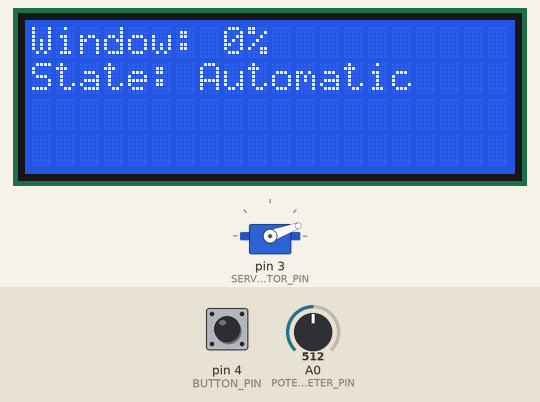
A program run on a simulated Arduino Uno, built with avr-gcc and run on an emulated ATmega328P. On the bench: servo, 20×4 character LCD. Inputs (shaded band) come from the test bench; at power-on: pin 4 (BUTTON_PIN) LOW, A0 (POTENTIOMETER_PIN) = 512. What the program prints to the serial monitor is not drawn.

Above: at 1.2 s.
1.3 s: pin 4 (BUTTON_PIN) pulled HIGH for 1 s
At 1.53 s:
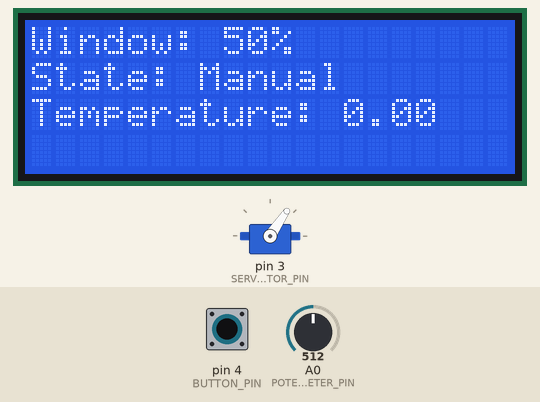
3.8 s: pin 4 (BUTTON_PIN) pulled HIGH for 0.15 s
5.4 s: A0 (POTENTIOMETER_PIN) set to 716
At 6.7 s:
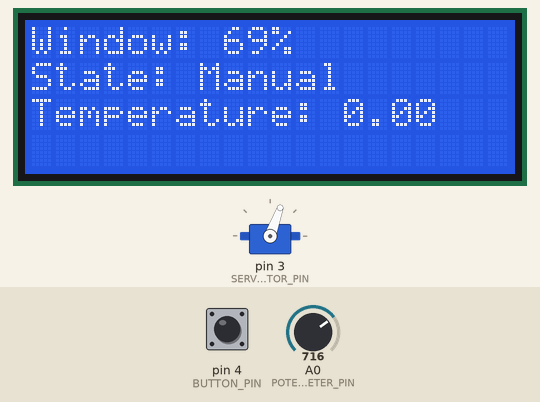
7.0 s: A0 (POTENTIOMETER_PIN) set to 900
At 8.1 s:
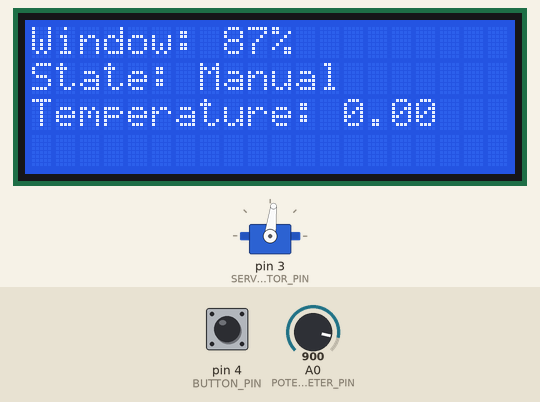
8.6 s: pin 4 (BUTTON_PIN) pulled HIGH for 0.15 s
At 9.1 s:
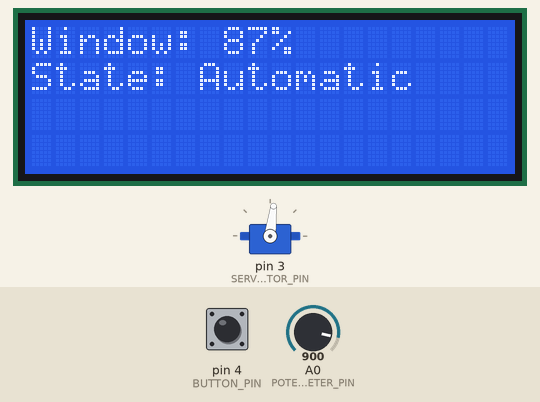
10.2 s: pin 4 (BUTTON_PIN) pulled HIGH for 3.2 s
At 14.0 s:
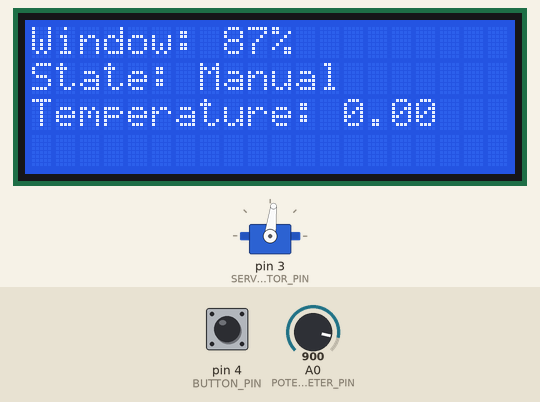
Timing chart, 0 to 15.5 s (numbered marks = the images above; inputs shaded):
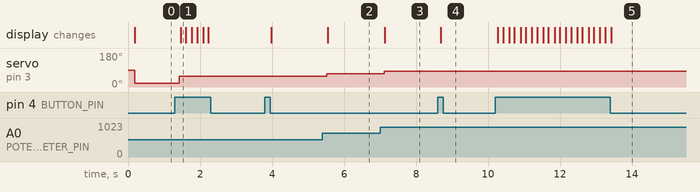

Measured:
- after the input at 1.3 s, servo on pin 3 (SERVOMOTOR_PIN): 20° → 56° after 0.12 s; the display: changes after 0.16 s (image 1)
- after the input at 5.4 s, servo on pin 3 (SERVOMOTOR_PIN): 56° → 70° after 0.12 s; the display: changes after 0.15 s (image 2)
- after the input at 7.0 s, servo on pin 3 (SERVOMOTOR_PIN): 70° → 83° after 0.12 s; the display: changes after 0.13 s (image 3)
- after the input at 8.6 s, the display: changes after 0.09 s (image 4)
- after the input at 10.2 s, the display: changes after 0.08 s (image 5)

The program:

main.cpp
```cpp
#include <Arduino.h>
#include "kernel/scheduler.h"
#include "tasks/windowControllingTask.h"
#include "tasks/communicationsTask.h"
#include "controller/systemController.h"

#include "config.h"

Scheduler sched;
Controller contr;

void setup() {

    Serial.begin(9600);

    sched.init(50);

    contr.init();

    Task *windowControllingTask =
        new WindowControllingTask(&contr, SERVOMOTOR_PIN, POTENTIOMETER_PIN, BUTTON_PIN);
    windowControllingTask->init(150);
    sched.addTask(windowControllingTask);

    Task *commTask = new CommunicationsTask(&contr);
    commTask->init(200);
    sched.addTask(commTask);
}

void loop() {
    sched.schedule();
}
```

systemController.h
```cpp
#pragma once

/**
 * This class is the mediator between the window controlling task and the
 * communication task. It also represents a temporary snapshot of the current
 * state (temperature, window opening, tasks states) of the subsystem.
 */
class Controller {

public:
    void init();
    void setCurrTemp(float temp);
    float getCurrTemp();
    void setCurrOpening(int perc);
    int getCurrOpening();
    void setStateManual();
    void setStateAutomatic();
    bool isStateManual();
    bool isStateAutomatic();
    bool hasStateChanged(); // To check if the current state has changed in last update

private:
    float currTemp;
    int currOpeningPerc;
    bool isCurrStateManual;
    bool isCurrStateAutomatic;
    bool stateHasChanged;

};
```

analogInputDevice.h
```cpp
#pragma once

class AnalogInputDevice {

public:
    virtual float readValue() = 0;

};
```

pushDevice.h
```cpp
#pragma once

class PushDevice {

public:
    virtual bool isPressed() = 0;

};
```

window.h
```cpp
#pragma once

class Window {

public:
    virtual void open(int percentage) = 0;

};
```

button.h
```cpp
#pragma once

#include "devices/pushDevice.h"

class Button : public PushDevice {

public:
    Button(int pin);
    bool isPressed();

private:
    int pin;

};
```

potentiometer.h
```cpp
#pragma once

#include "devices/analogInputDevice.h"

class Potentiometer : public AnalogInputDevice {

public:
    Potentiometer(int pin);
    float readValue();

private:
    int pin;

};
```

servoMotor.h
```cpp
#pragma once

#include "devices/window.h"
#include "ServoTimer2.h"

#define OPEN 180
#define CLOSE 90
#define REVERSE 0

class ServoMotor : public Window {

public:
    ServoMotor(int pin);
    void open(int percentage);  // 0% = 0 gr, 100% = 90 gr

private:
    int pin;
    ServoTimer2 motor;
    void setPosition(int angle);

};
```

memCheck.h
```cpp
#pragma once

int freeRam();

void display_freeram();
```

msgService.h
```cpp
#pragma once

#include <Arduino.h>
#include "msgPrefixes.h"

/* ======= Message class ======= */
class Msg {
  String content;

public:
  Msg(String content){
    this->content = content;
  }

  String getContent() const {
    return content;
  }
};

class Pattern {
public:
  virtual boolean match(const Msg& m) = 0;
};

/* ======= Messages Handler ======= */
class MsgServiceClass {

public:

  Msg* currentMsg;
  bool msgAvailable;

  void init();

  bool isMsgAvailable();
  Msg* receiveMsg();

  bool isMsgAvailable(Pattern& pattern);

  /* note: message deallocation is responsibility of the client */
  Msg* receiveMsg(Pattern& pattern);

  void sendMsg(const String &msg);

};

extern MsgServiceClass MsgService;
```

scheduler.h
```cpp
#pragma once

#include "task.h"
#include "timer.h"

#define MAX_TASKS 10

class Scheduler {

    int basePeriod;
    int nTasks;
    Task *taskList[MAX_TASKS];
    Timer timer;

public:
    void init(int basePeriod);
    virtual bool addTask(Task *task);
    virtual void schedule();

};
```

task.h
```cpp
#pragma once

class Task {
    int myPeriod;
    int timeElapsed;

public:
    virtual void init(int period) {
        myPeriod = period;
        timeElapsed = 0;
    }

    virtual void tick() = 0;

    bool updateAndCheckTime(int basePeriod) {
        timeElapsed += basePeriod;
        if (timeElapsed >= myPeriod) {
            timeElapsed = 0;
            return true;
        }
        return false;
    }
};
```

timer.h
```cpp
#pragma once

class Timer {

public:
    Timer();
    void setupFreq(int freq);
    void setupPeriod(int period);
    void waitForNextTick();

};
```

msgPrefixes.h
```cpp
/* ====================== Communication Message Prefixes ======================*/

#define LOG_PREF "lo"                           // Use to log messages
#define WINDOW_PREF "wi"                        // Use to communicate window opening percentage
#define TEMP_PREF "te"                          // Use to communicate current temperature
#define STATE_PREF "st"                         // Use to communicate current state
#define STATE_AUTO (STATE_PREF ":aut")
#define STATE_MAN (STATE_PREF ":man")
```

communicationsTask.h
```cpp
#pragma once
#include "kernel/task.h"
#include "controller/systemController.h"

class CommunicationsTask : public Task {

public:
    CommunicationsTask(Controller *controller);
    void init(int period);
    void tick();

private:
    Controller *controller;

    void handleManual();
    void handleAutomatic();

};
```

windowControllingTask.h
```cpp
#pragma once

#include "kernel/task.h"
#include "hardware/servoMotor.h"
#include "hardware/potentiometer.h"
#include "hardware/button.h"
#include "hardware/lcd.h"
#include "controller/systemController.h"
#include <Arduino.h>

class WindowControllingTask : public Task {

public:
    WindowControllingTask(Controller *controller, int motorPin, int potPin, int buttonPin);
    void init(int period);
    void tick();

private:
    Controller *controller;
    Window *window;
    Potentiometer* pot;
    Button* button;
    UserLCD *lcd;
    enum windowState { AUTOMATIC, MANUAL } state;

    void changeState();
    void setState(windowState s);

private:
    void openWindowManual();
    void openWindowAutomatic();
    void displayMsg();

};
```

systemController.cpp
```cpp
#include "controller/systemController.h"

void Controller::init() {
    setStateAutomatic();
}

void Controller::setCurrTemp(float temp) {
    this->currTemp = temp;
}

float Controller::getCurrTemp() {
    return this->currTemp;
}

void Controller::setCurrOpening(int perc) {
    this->currOpeningPerc = perc;
}

int Controller::getCurrOpening() {
    return this->currOpeningPerc;
}

void Controller::setStateAutomatic() {
    this->isCurrStateAutomatic = true;
    this->isCurrStateManual = false;
    this->stateHasChanged = true;
}

void Controller::setStateManual() {
    this->isCurrStateManual = true;
    this->isCurrStateAutomatic = false;
    this->stateHasChanged = true;
}

bool Controller::isStateAutomatic() {
    return this->isCurrStateAutomatic;
}

bool Controller::isStateManual() {
    return this->isCurrStateManual;
}

bool Controller::hasStateChanged() {
    if (stateHasChanged) {
        stateHasChanged = false;
        return true;
    }
    return stateHasChanged;
}
```

button.cpp
```cpp
#include "hardware/button.h"
#include <Arduino.h>

Button::Button(int pin) {
    this->pin = pin;
    pinMode(pin, INPUT);
}

bool Button::isPressed() {
    return digitalRead(pin) == HIGH;
}
```

potentiometer.cpp
```cpp
#include "hardware/potentiometer.h"
#include <Arduino.h>

Potentiometer::Potentiometer(int pin) {
    this->pin = pin;
}

float Potentiometer::readValue() {
    int value = analogRead(pin);
    return value;
}
```

servoMotor.cpp
```cpp
#include "hardware/servoMotor.h"
#include <Arduino.h>

ServoMotor::ServoMotor(int pin) {
    this->pin = pin;
    motor.attach(pin);
}

void ServoMotor::open(int percentage) {
    float angle = (90.0 * percentage) / 100;
    setPosition(angle);
}

void ServoMotor::setPosition(int angle) {
    float coeff = (2250.0-750.0)/180;
    motor.write(750 + angle*coeff);
}
```

memCheck.cpp
```cpp
#include "kernel/memCheck.h"
#include "kernel/msgService.h"

int freeRam() {

  extern int __heap_start,*__brkval;

  int v;

  return (int)&v - (__brkval == 0

    ? (int)&__heap_start : (int) __brkval);

}

void display_freeram() {
    MsgService.sendMsg("- SRAM left: ");
    char *buf;
    buf = (char *)malloc(sizeof(*buf) * (10));
    sprintf(buf, "%d", freeRam());
    MsgService.sendMsg(buf);
    free(buf);
}
```

msgService.cpp
```cpp
#include <Arduino.h>
#include "kernel/msgService.h"

String content;

MsgServiceClass MsgService;

bool MsgServiceClass::isMsgAvailable(){
  return msgAvailable;
}

Msg* MsgServiceClass::receiveMsg(){
  if (msgAvailable){
    Msg* msg = currentMsg;
    msgAvailable = false;
    currentMsg = NULL;
    content = "";
    return msg;
  } else {
    return NULL;
  }
}

void MsgServiceClass::init(){
  Serial.begin(115200);
  content.reserve(256);
  content = "";
  currentMsg = NULL;
  msgAvailable = false;
}

void MsgServiceClass::sendMsg(const String &msg){
  Serial.println(msg);
}

void serialEvent() {
  /* reading the content */
  while (Serial.available()) {
    char ch = (char) Serial.read();
    if (ch == '\n'){
      if (MsgService.currentMsg != NULL) {
        delete MsgService.currentMsg;
      }
      MsgService.currentMsg = new Msg(content);
      MsgService.msgAvailable = true;
    } else {
      content += ch;
    }
  }
}

bool MsgServiceClass::isMsgAvailable(Pattern& pattern){
  return (msgAvailable && pattern.match(*currentMsg));
}

Msg* MsgServiceClass::receiveMsg(Pattern& pattern){
  if (msgAvailable && pattern.match(*currentMsg)){
    Msg* msg = currentMsg;
    msgAvailable = false;
    currentMsg = NULL;
    content = "";
    return msg;
  } else {
    return NULL;
  }
}
```

scheduler.cpp
```cpp
#include "kernel/scheduler.h"
#include <Arduino.h>

void Scheduler::init(int basePeriod) {
    this->basePeriod = basePeriod;
    timer.setupPeriod(basePeriod);
    nTasks = 0;
}

bool Scheduler::addTask(Task *task) {
    if (nTasks < MAX_TASKS-1){
        taskList[nTasks] = task;
        nTasks++;
        return true;
    } else {
        return false;
  }
}

void Scheduler::schedule() {
    timer.waitForNextTick();
    for (int i = 0; i < nTasks; i++) {
        if (taskList[i]->updateAndCheckTime(basePeriod)) {
            taskList[i]->tick();
        }
    }
}
```

timer.cpp
```cpp
#include "kernel/timer.h"
#include <Arduino.h>

volatile bool timerFlag;

ISR(TIMER1_COMPA_vect){
  timerFlag = true;
}

Timer::Timer(){
  timerFlag = false;
}

void Timer::setupFreq(int freq){

  // disabling interrupt
  cli();

  TCCR1A = 0; // set entire TCCR1A register to 0
  TCCR1B = 0; // same for TCCR1B
  TCNT1  = 0; //initialize counter value to 0

  /*
   * set compare match register
   *
   * OCR1A = (16*2^20) / (100*PRESCALER) - 1 (must be < 65536)
   *
   * assuming a prescaler = 1024 => OCR1A = (16*2^10)/freq
   */
  OCR1A = 16*1024/freq;
  // turn on CTC mode
  TCCR1B |= (1 << WGM12);
  // Set CS11 for 8 prescaler
  TCCR1B |= (1 << CS12) | (1 << CS10);
  // enable timer compare interrupt
  TIMSK1 |= (1 << OCIE1A);

  // enabling interrupt
  sei();

}

/* period in ms */
void Timer::setupPeriod(int period){

  // disabling interrupt
  cli();

  TCCR1A = 0; // set entire TCCR1A register to 0
  TCCR1B = 0; // same for TCCR1B
  TCNT1  = 0; //initialize counter value to 0

  /*
   * set compare match register
   *
   * OCR1A = (16*2^20) / (100*PRESCALER) - 1 (must be < 65536)
   *
   * assuming a prescaler = 1024 => OCR1A = (16*2^10)* period/1000 (being in ms)
   */
  OCR1A = 16.384*period;
  // turn on CTC mode
  TCCR1B |= (1 << WGM12);
  // Set CS11 for 8 prescaler
  TCCR1B |= (1 << CS12) | (1 << CS10);
  // enable timer compare interrupt
  TIMSK1 |= (1 << OCIE1A);

  // enabling interrupt
  sei();

}

void Timer::waitForNextTick(){
  /* wait for timer signal */
  while (!timerFlag){}
  timerFlag = false;

}
```

communicationsTask.cpp
```cpp
#include "tasks/communicationsTask.h"
#include "kernel/msgService.h"

CommunicationsTask::CommunicationsTask(Controller *controller) {
    this->controller = controller;
}

void CommunicationsTask::init(int period) {
    Task::init(period);
}

void CommunicationsTask::tick() {
    if (controller->isStateAutomatic())  // AUTOMATIC State
        handleAutomatic();
    else if (controller->isStateManual())    // MANUAL State
        handleManual();
};

void CommunicationsTask::handleAutomatic() {
    if (controller->hasStateChanged()) {
        MsgService.sendMsg(STATE_AUTO);
    }

    Msg *msg = MsgService.receiveMsg();
    if (msg == NULL)
        return;
    if (msg->getContent().substring(0,2) == WINDOW_PREF) {
        int perc = msg->getContent().substring(3,6).toInt();
        controller->setCurrOpening(perc);
    }
    delete msg;
}

void CommunicationsTask::handleManual() {
    if (controller->hasStateChanged()) {
        MsgService.sendMsg(STATE_MAN);
    }

    Msg *msg = MsgService.receiveMsg();
    if (msg == NULL)
        return;
    if (msg->getContent().substring(0,2) == TEMP_PREF) {
        controller->setCurrTemp(msg->getContent().substring(3,7).toFloat());
    }
    delete msg;
    const String windowOpeningMsg = (WINDOW_PREF + String(":") + String(controller->getCurrOpening()));
    MsgService.sendMsg(windowOpeningMsg);
}
```

windowControllingTask.cpp
```cpp
#include "tasks/windowControllingTask.h"
#include "hardware/lcd.h"
#include "controller/systemController.h"
#include <Arduino.h>

WindowControllingTask::WindowControllingTask(Controller *controller, int motorPin, int potPin, int buttonPin) {
    this->controller = controller;
    this->window = new ServoMotor(motorPin);
    this->pot = new Potentiometer(potPin);
    this->button = new Button(buttonPin);
    this->lcd = new LCD();
}

void WindowControllingTask::init(int period) {
    Task::init(period);
    this->state = AUTOMATIC;
}

void WindowControllingTask::tick() {
    if (button->isPressed())
        changeState();

    switch(state) {
        case AUTOMATIC:
            openWindowAutomatic();
        break;

        case MANUAL:
            openWindowManual();
        break;

    }
    displayMsg();
}

void WindowControllingTask::changeState() {
    if (state == AUTOMATIC)
        setState(MANUAL);
    else
        setState(AUTOMATIC);
}

void WindowControllingTask::setState(windowState s) {
    state = s;
    s == MANUAL ? controller->setStateManual() : controller->setStateAutomatic();
}

void WindowControllingTask::openWindowManual() {
    float potValue = pot->readValue();  // value between 0 to 1023
    int perc = map(potValue, 0, 1023, 0, 100);
    window->open(perc);

    controller->setCurrOpening(perc);
}

void WindowControllingTask::openWindowAutomatic() {
    int perc = controller->getCurrOpening();
    window->open(perc);
}

void WindowControllingTask::displayMsg() {
    int perc = controller->getCurrOpening();
    String windowLevelString = "Window: " + String(perc) + "%";
    String stateString;
    if (state == AUTOMATIC) {
        stateString = "State: Automatic";
        lcd->displayOnLines(
                            2,
                            windowLevelString.c_str(),
                            stateString.c_str()
        );
    } else if (state == MANUAL) {
        stateString = "State: Manual";
        String tempString = "Temperature: " + String(controller->getCurrTemp());
        lcd->displayOnLines(
                            3,
                            windowLevelString.c_str(),
                            stateString.c_str(),
                            tempString.c_str()
        );
    }
}
```

config.h
```cpp
#pragma once

#define BUTTON_PIN 4
#define SERVOMOTOR_PIN 3
#define POTENTIOMETER_PIN A0
```

userLCD.h
```cpp
#pragma once
#include <Arduino.h>

class UserLCD {

public:
    virtual void display(const char *msg);
    virtual void displayOnLines(int numOfLines, ...) = 0;
    virtual void clear();
    virtual void turnDisplayOn();
    virtual void turnDisplayOff();

};
```

lcd.h
```cpp
#pragma once

#include "devices/userLCD.h"
#include <LiquidCrystal_I2C.h>

#define LCD_I2C_ADDR 0x27
#define LCD_COLS 20
#define LCD_ROWS 4

class LCD : public UserLCD {

public:
    LCD();
    void display(const char *msg);
    void displayOnLines(int numOfLines, ...);
    void clear();
    void turnDisplayOn();
    void turnDisplayOff();

private:
    LiquidCrystal_I2C lcd;

};
```

lcd.cpp
```cpp
#include "hardware/lcd.h"
#include <Arduino.h>
#include <stdarg.h>

LCD::LCD() : lcd(LCD_I2C_ADDR, LCD_COLS, LCD_ROWS) {
    lcd.init();
    lcd.backlight();
}

void LCD::display(const char *msg) {
        lcd.clear();
        lcd.print(msg);
}

void LCD::displayOnLines(int numOfLines, ...) {
    lcd.clear();
    va_list args;
    va_start(args, numOfLines);
    for (int i = 0; i < numOfLines; i++) {
        lcd.setCursor(0, i);
        lcd.print(va_arg(args, const char*));
    }
    va_end(args);
}

void LCD::clear() {
    lcd.clear();
}

void LCD::turnDisplayOn() {
    lcd.setBacklight(HIGH);
}

void LCD::turnDisplayOff() {
    lcd.setBacklight(LOW);
}
```
